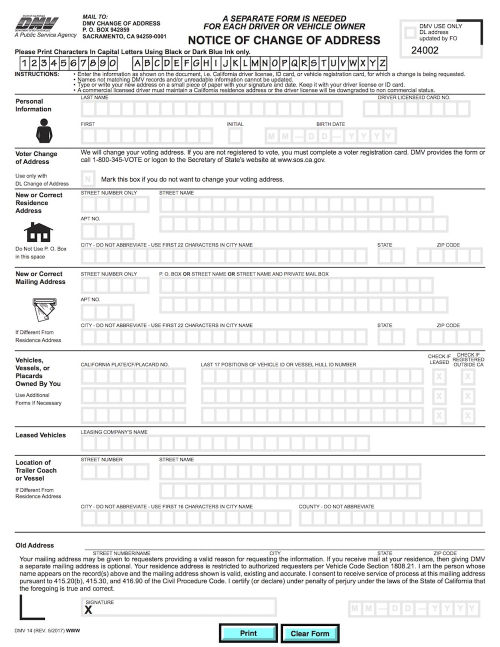
#> input picture Image_feature_and_alignment/form.jpg, 1000 x 1293 px, given in place of checkerboard_18x18.png, which was not available (shown at 1/2 size)
$ python imgage_manipulation.py
#> lines starting #> are read from the running program, lines starting #| are printed output that depends on the picture; after the words box and inside, x2 and y2 are one past the last pixel; in counts of white or black regions, pixels touching at a corner belong together; pictures that were not available may be replaced by others from this repository, and a replacement may not be noted
import os
import cv2
import numpy as np
import matplotlib.pyplot as plt

from zipfile import ZipFile
from urllib.request import urlretrieve


dir = "image_manipulation"

# def download_and_unzip(url, save_path):
#     print(f"Downloading and extracting assests....", end="")
#
#     # Downloading zip file using urllib package.
#     urlretrieve(url, save_path)
#
#     try:
#         # Extracting zip file using the zipfile package.
#         with ZipFile(save_path) as z:
#             # Extract ZIP file contents in the same directory.
#             z.extractall(os.path.split(save_path)[0])
#
#         print("Done")
#
#     except Exception as e:
#         print("\nInvalid file.", e)
#
# URL = r"https://www.dropbox.com/s/rys6f1vprily2bg/opencv_bootcamp_assets_NB2.zip?dl=1"
#
# asset_zip_path = os.path.join(os.getcwd(), f"opencv_bootcamp_assets_NB2.zip")
#
# # Download if assest ZIP does not exists.
# if not os.path.exists(asset_zip_path):
#     download_and_unzip(URL, asset_zip_path)

cb_img = cv2.imread("checkerboard_18x18.png", 0)
#> cb_img: shape (1293, 1000); min 0, max 255, mean 237.7

# Set color map to gray scale for proper rendering.
plt.imshow(cb_img, cmap="gray")
print(cb_img)
#> (printed output is left out)
# print the first pixel of the first black box
print(cb_img[0, 0])
#| 255
# print the first white pixel to the right of the first black box
print(cb_img[0, 6])
#| 255
plt.show()

cb_img_copy = cb_img.copy()
cb_img_copy[2, 2] = 200
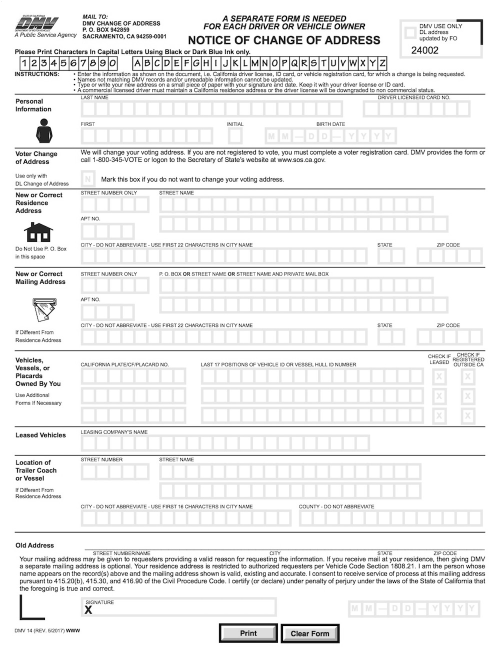
#> cb_img_copy: shape (1293, 1000) (shown at 1/2 size); min 0, max 255, mean 237.7
cb_img_copy[2, 3] = 200
#> cb_img_copy: shape (1293, 1000); under 0.01% of pixels changed, all inside (x1, y1, x2, y2) = (3, 2, 4, 3)
cb_img_copy[3, 2] = 200
#> cb_img_copy: shape (1293, 1000); min 0, max 255, mean 237.7
cb_img_copy[3, 3] = 200
#> cb_img_copy: shape (1293, 1000); min 0, max 255, mean 237.7

# Same as above
# cb_img_copy[2:3,2:3] = 200

plt.imshow(cb_img_copy, cmap="gray")
print(cb_img_copy)
#> (printed output is left out)
plt.show()

img_NZ_bgr = cv2.imread("New_Zealand_Boat.jpg", cv2.IMREAD_COLOR)
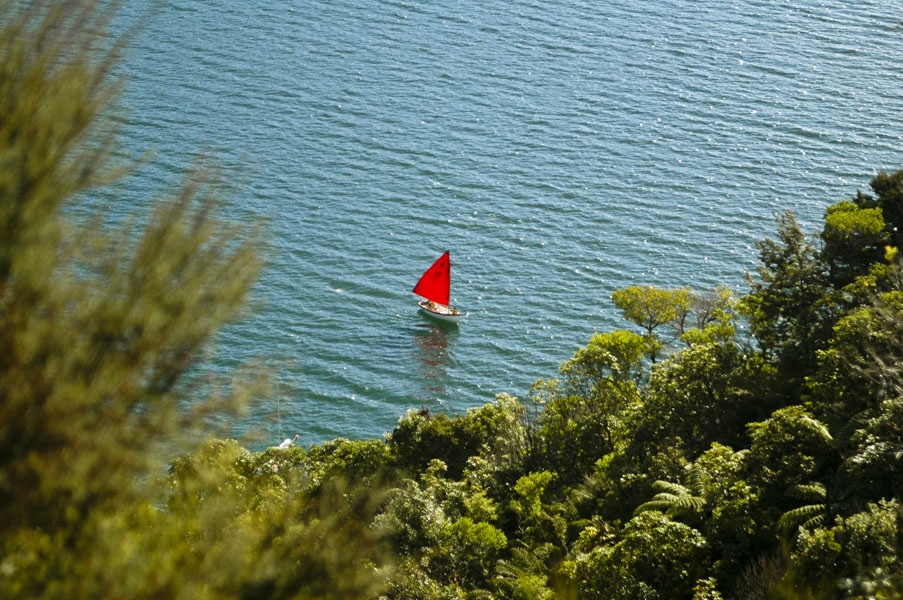
#> input picture image_manipulation/New_Zealand_Boat.jpg, 903 x 600 px
#> img_NZ_bgr is the input picture: shape (600, 903, 3); mean B, G, R 96.6, 115, 98
img_NZ_rgb = img_NZ_bgr[:,:,::-1]
plt.imshow(img_NZ_rgb)
plt.show()

cropped_region = img_NZ_rgb[200:400, 300:600]
plt.imshow(cropped_region)
plt.show()

resized_cropped_region_2x = cv2.resize(cropped_region, None, fx=2, fy=2)
plt.imshow(resized_cropped_region_2x)
plt.show()

desired_width = 100
desired_height = 200
dim = (desired_width, desired_height)

# Resize background image to sae size as logo image
resized_cropped_region = cv2.resize(cropped_region, dsize=dim, interpolation=cv2.INTER_AREA)
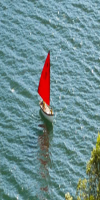
#> resized_cropped_region: shape (200, 100, 3); mean R, G, B 111.8, 143.5, 147.6
plt.imshow(resized_cropped_region)
plt.show()

desired_width = 100
aspect_ratio = desired_width / cropped_region.shape[1]
#> aspect_ratio = 0.333
desired_height = int(cropped_region.shape[0] * aspect_ratio)
#> desired_height = 66
dim = (desired_width, desired_height)
#> dim = (100, 66)

# Resize image
resized_cropped_region = cv2.resize(cropped_region, dsize=dim, interpolation=cv2.INTER_AREA)
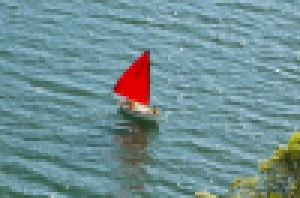
#> resized_cropped_region: shape (66, 100, 3) (shown 3 times larger); mean R, G, B 111.8, 143.5, 147.6
plt.imshow(resized_cropped_region)
plt.show()

img_NZ_rgb_flipped_horz = cv2.flip(img_NZ_rgb, 1)
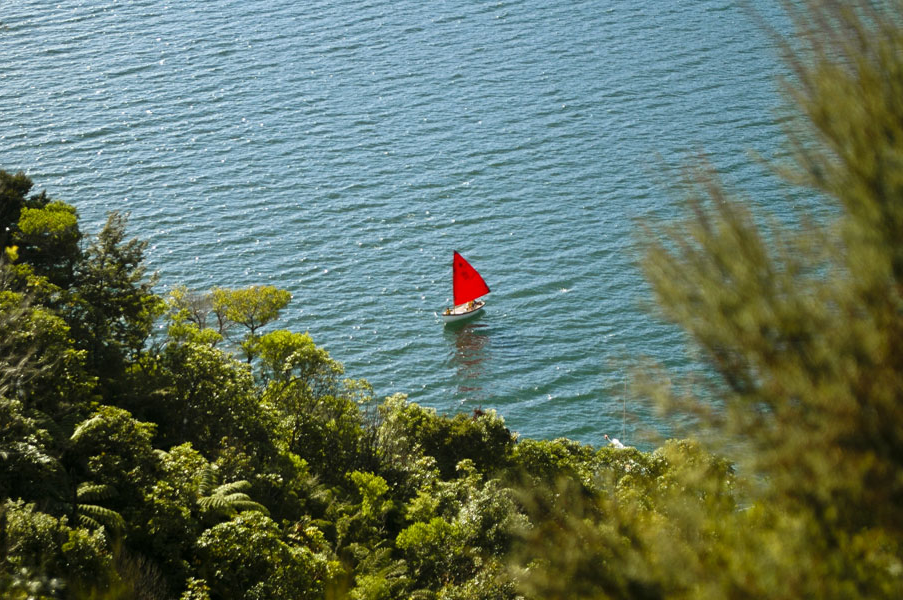
#> img_NZ_rgb_flipped_horz: shape (600, 903, 3); mean R, G, B 98, 115, 96.6
img_NZ_rgb_flipped_vert = cv2.flip(img_NZ_rgb, 0)
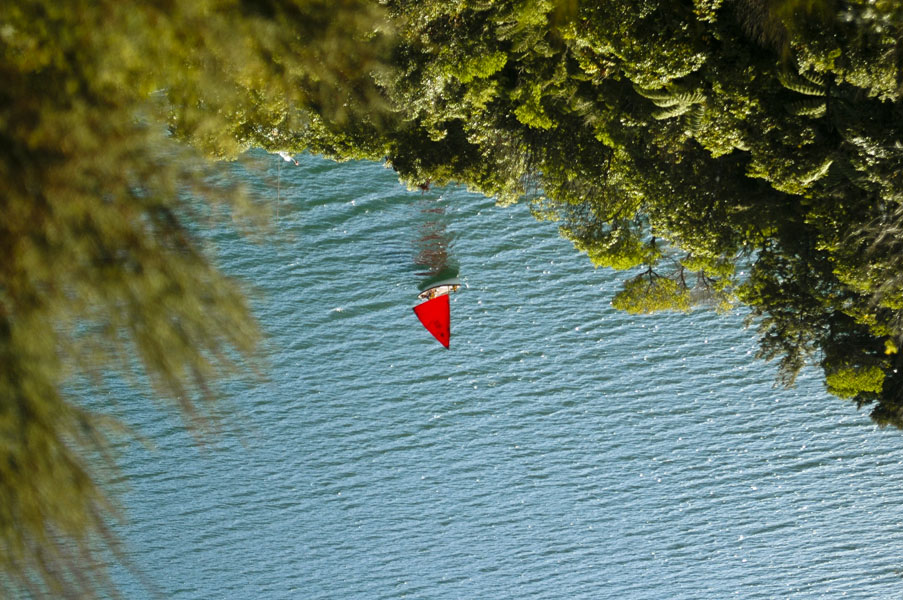
#> img_NZ_rgb_flipped_vert: shape (600, 903, 3); mean R, G, B 98, 115, 96.6
img_NZ_rgb_flipped_both = cv2.flip(img_NZ_rgb, -1)
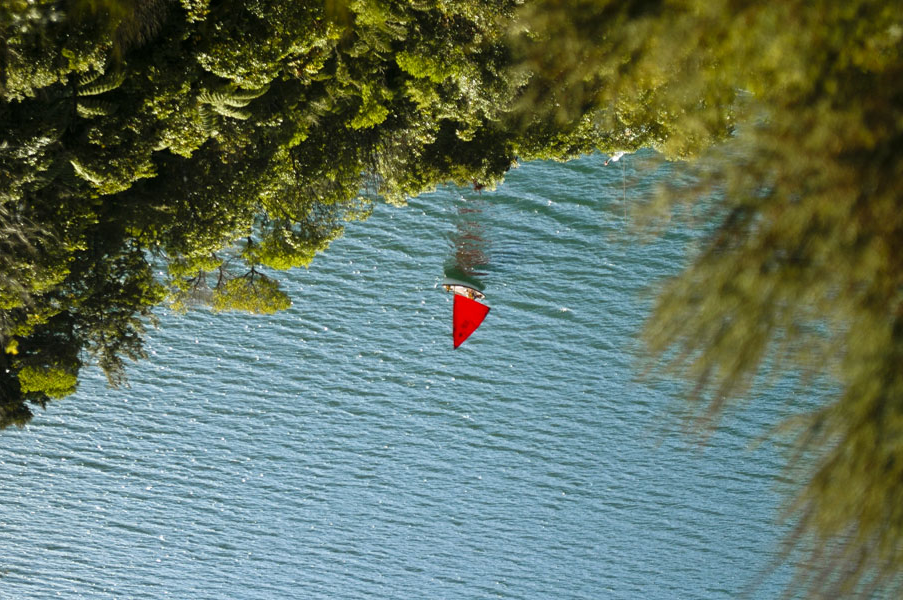
#> img_NZ_rgb_flipped_both: shape (600, 903, 3); mean R, G, B 98, 115, 96.6

# Show the images
plt.figure(figsize=(18, 5))
plt.subplot(141);plt.imshow(img_NZ_rgb_flipped_horz);plt.title("Horizontal Flip")
plt.subplot(142);plt.imshow(img_NZ_rgb_flipped_vert);plt.title("Vertical Flip")
plt.subplot(143);plt.imshow(img_NZ_rgb_flipped_both);plt.title("Both Flipped")
plt.subplot(144);plt.imshow(img_NZ_rgb);plt.title("Original")

plt.show()
